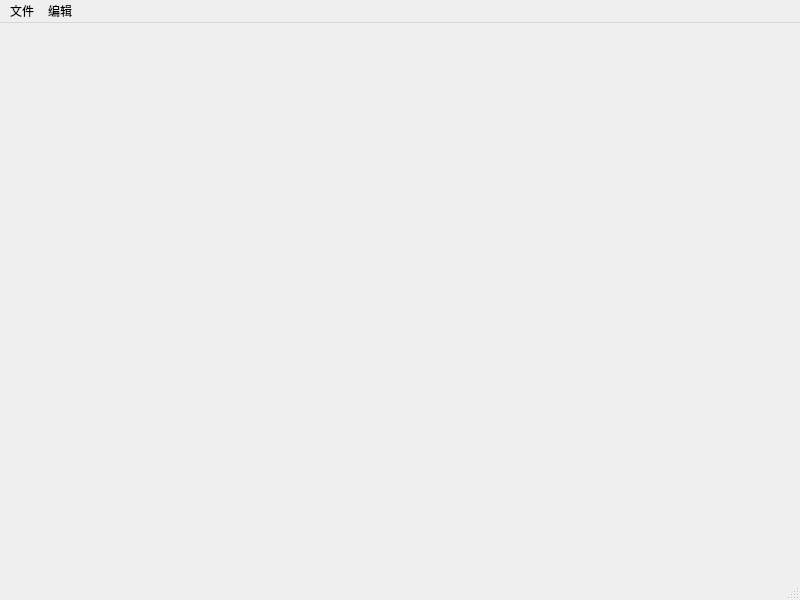
<?xml version="1.0" encoding="UTF-8"?>
<ui version="4.0">
 <class>MainWindow</class>
 <widget class="QMainWindow" name="MainWindow">
  <property name="geometry">
   <rect>
    <x>0</x>
    <y>0</y>
    <width>800</width>
    <height>600</height>
   </rect>
  </property>
  <property name="windowTitle">
   <string>MainWindow</string>
  </property>
  <widget class="QWidget" name="centralwidget"/>
  <widget class="QMenuBar" name="menubar">
   <property name="geometry">
    <rect>
     <x>0</x>
     <y>0</y>
     <width>800</width>
     <height>26</height>
    </rect>
   </property>
   <widget class="QMenu" name="menu">
    <property name="title">
     <string>文件</string>
    </property>
    <addaction name="actionNew"/>
    <addaction name="actionOpen"/>
   </widget>
   <widget class="QMenu" name="menu_2">
    <property name="title">
     <string>编辑</string>
    </property>
   </widget>
   <addaction name="menu"/>
   <addaction name="menu_2"/>
  </widget>
  <widget class="QStatusBar" name="statusbar"/>
  <action name="actionNew">
   <property name="text">
    <string>new</string>
   </property>
  </action>
  <action name="actionOpen">
   <property name="text">
    <string>open</string>
   </property>
  </action>
 </widget>
 <resources/>
 <connections/>
</ui>
